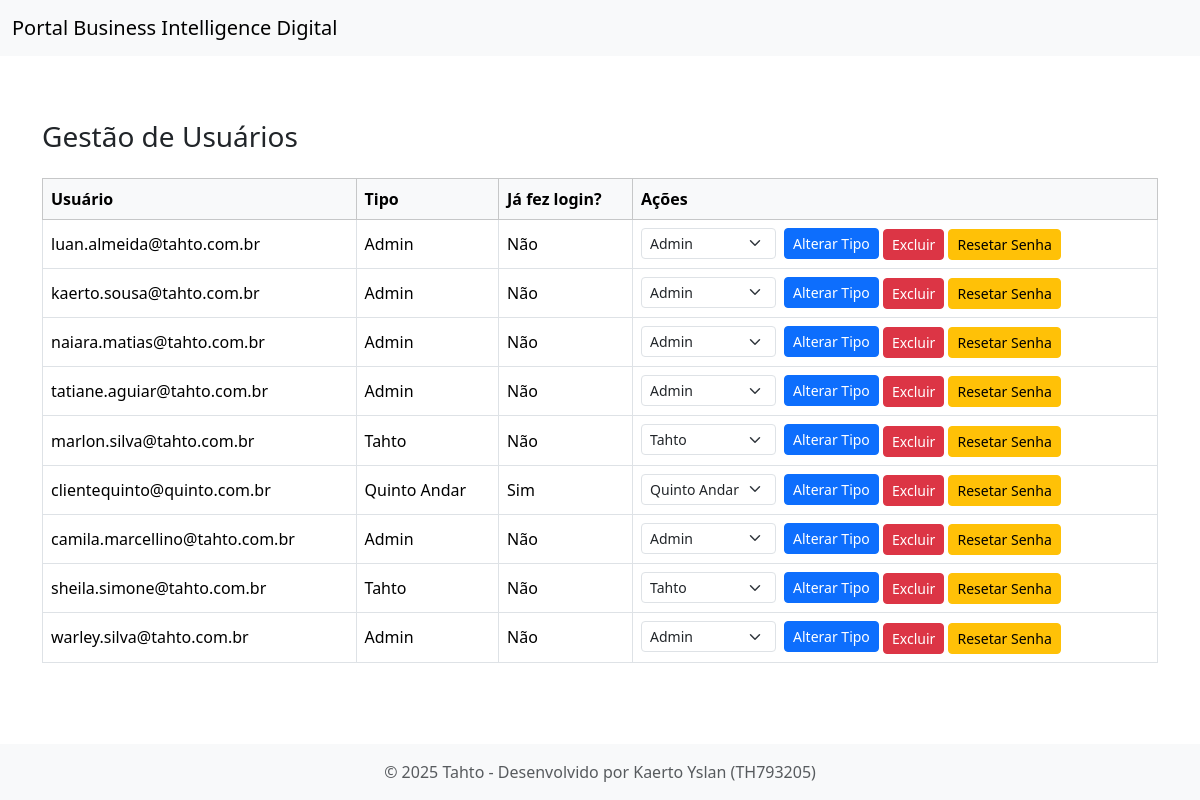
Page /gestao_usuarios on the committed database.
### tables this page shows
CREATE TABLE users (
	id INTEGER PRIMARY KEY AUTOINCREMENT,
	username TEXT NOT NULL,
	password_hash TEXT NOT NULL,
	tipo INTEGER
, first_login INTEGER DEFAULT 1);

CREATE TABLE tipo_usuario (
	classe TEXT NOT NULL
, tipo INTEGER);

### views.py (the view)
@app.route("/gestao_usuarios")
def gestao_usuarios():
    conn = get_db_connection()
    usuarios = conn.execute("""
        SELECT a.id, a.username, a.tipo, b.classe AS tipo_nome,
               CASE WHEN a.first_login = 1 THEN 'Não' ELSE 'Sim' END AS ja_fez_login
        FROM users a
        LEFT JOIN tipo_usuario b ON a.tipo = b.tipo
        where a.username <> 'admin'
    """).fetchall()
    conn.close()
    conn = get_db_connection()
    tipos = conn.execute("SELECT tipo, classe FROM tipo_usuario").fetchall()
    conn.close()
    usuarios = [dict(u) for u in usuarios]
    tipos = [(t['tipo'], t['classe']) for t in tipos]
    return render_template("gestao_usuarios.html", usuarios=usuarios, tipos=tipos)

### main.py (called while the page is built)
def get_db_connection():
    conn = sqlite3.connect(DB_PATH)
    conn.row_factory = sqlite3.Row
    return conn

### views.py (called while the page is built)
@app.before_request
def force_first_login():
    if current_user.is_authenticated:
        endpoint = request.endpoint or ""
        if current_user.first_login == 1 and endpoint not in (
            "logout", "login", "change_password_first_time", "static"
        ):
            return redirect(url_for("change_password_first_time"))

### templates/gestao_usuarios.html (shortened to what this page needs)
{% extends "base_admin.html" %}
{% block content %}
<div class="container mt-5">
    <h3 class="mb-4">Gestão de Usuários</h3>
    <table class="table table-bordered table-hover align-middle">
        <thead class="table-light">
            <tr>
                <th>Usuário</th>
                <th>Tipo</th>
                <th>Já fez login?</th>
                <th>Ações</th>
            </tr>
        </thead>
        <tbody>
            {% if usuarios %}
                {% for user in usuarios %}
                <tr>
                    <td>{{ user.username }}</td>
                    <td>{{ user.tipo_nome }}</td>
                    <td>{{ user.ja_fez_login }}</td>
                    <td>
                        <form method="post" action="{{ url_for('alterar_tipo', user_id=user.id) }}" class="d-inline-flex align-items-center">
                            <select name="novo_tipo" class="form-select form-select-sm me-2" style="width: auto;" required>
                                {% for tipo, classe in tipos %}
                                    <option value="{{ tipo }}" {% if tipo == user.tipo %}selected{% endif %}>{{ classe }}</option>
                                {% endfor %}
                            </select>
                            <button type="submit" class="btn btn-primary btn-sm">Alterar Tipo</button>
                        </form>
                        <form method="post" action="{{ url_for('excluir_usuario', user_id=user.id) }}" class="d-inline mb-1">
                            <button type="submit" class="btn btn-danger btn-sm" onclick="return confirm('Tem certeza que deseja excluir este usuário?');">Excluir</button>
                        </form>
                        <form method="post" action="{{ url_for('resetar_senha', user_id=user.id) }}" class="d-inline">
                            <button type="submit" class="btn btn-warning btn-sm">Resetar Senha</button>
                        </form>
                    </td>
                </tr>
                {% endfor %}
            {% else %}
                <tr>
                    <td colspan="4" class="text-center">Nenhum usuário carregado</td>
                </tr>
            {% endif %}
        </tbody>
    </table>
</div>
{% endblock %}

### templates/base_admin.html (style rules this page uses)
html, body { height: 100%; margin: 0; padding: 0; }
body { display: flex; flex-direction: column; }

### rows in the picture
users: username "luan.almeida@tahto.com.br", tipo_nome "Admin", ja_fez_login "Não", novo_tipo "Admin"
users: username "kaerto.sousa@tahto.com.br", tipo_nome "Admin", ja_fez_login "Não", novo_tipo "Admin"
users: username "naiara.matias@tahto.com.br", tipo_nome "Admin", ja_fez_login "Não", novo_tipo "Admin"
users: username "tatiane.aguiar@tahto.com.br", tipo_nome "Admin", ja_fez_login "Não", novo_tipo "Admin"
users: username "marlon.silva@tahto.com.br", tipo_nome "Tahto", ja_fez_login "Não", novo_tipo "Tahto"
users: username "clientequinto@quinto.com.br", tipo_nome "Quinto Andar", ja_fez_login "Sim", novo_tipo "Quinto Andar"
users: username "camila.marcellino@tahto.com.br", tipo_nome "Admin", ja_fez_login "Não", novo_tipo "Admin"
users: username "sheila.simone@tahto.com.br", tipo_nome "Tahto", ja_fez_login "Não", novo_tipo "Tahto"
users: username "warley.silva@tahto.com.br", tipo_nome "Admin", ja_fez_login "Não", novo_tipo "Admin"
